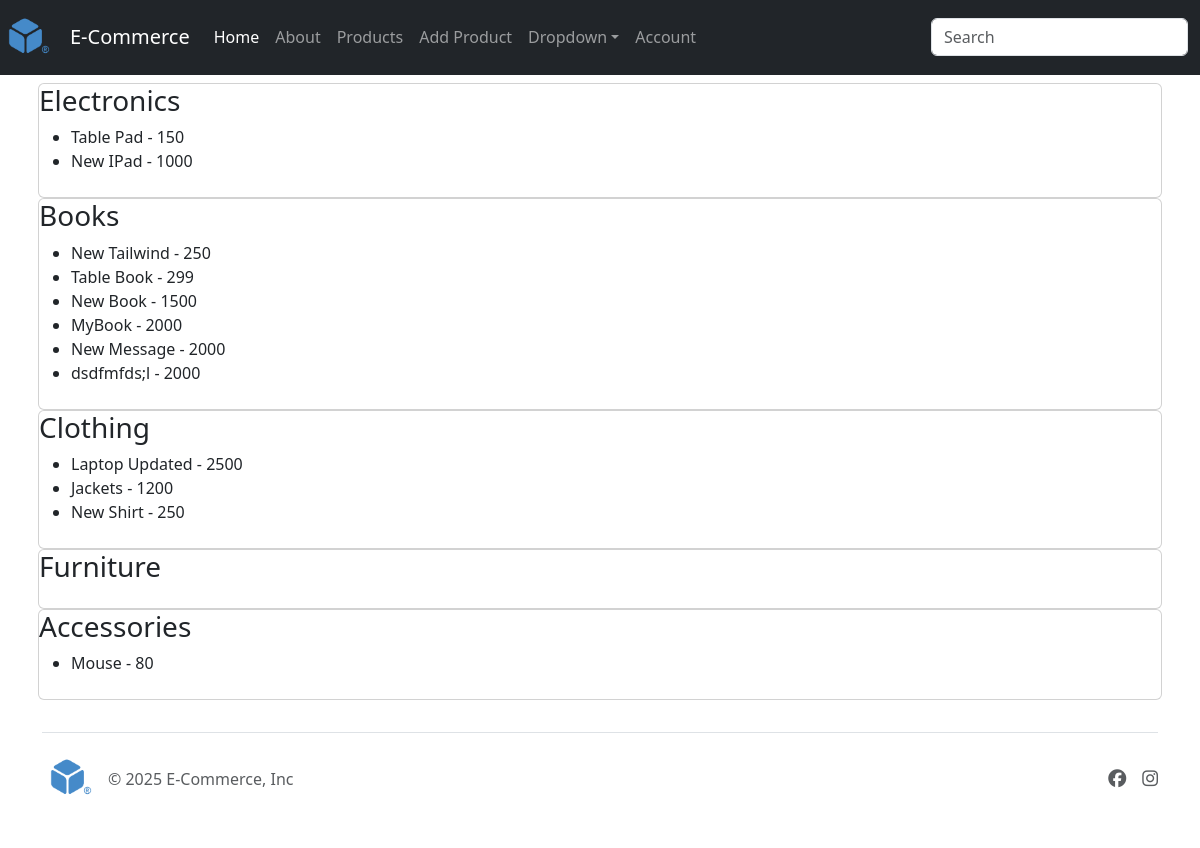
Screenshot of /cats/ (signed in) with the database file from the repository.
### store/models.py (models this page shows, shortened)
class Category(models.Model): # my_category
    name = models.CharField(max_length=200, unique=True)
    description = models.TextField(null=True, blank=True)
    icon = models.CharField(max_length=100, null=True, blank=True)
    created_at = models.DateField(auto_now_add=True)
    class Meta:
        verbose_name_plural = "Categories"

class Product(models.Model):
    category = models.ForeignKey(Category, on_delete=models.CASCADE, related_name="products")
    name = models.CharField(max_length=200)
    description = models.TextField(null=True, blank=True)
    pub_date = models.DateField(null=True, blank=True)
    price = models.PositiveIntegerField() # 1000
    discount = models.DecimalField(max_digits=5, decimal_places=2, help_text="Discount Percentage i.e.", default=0) # 10%
    featured = models.BooleanField(default=0)
    image = models.ImageField(default="default.png",upload_to="images/product_images", null=True, blank=True)
    created_at = models.DateField(auto_now_add=True, null=True)
    branch = models.ManyToManyField(Branch)
    class Meta:
        verbose_name = 'Our Products'
        verbose_name_plural = 'Our Products'

### store/views.py (the view)
# urls.py: path("cats/", views.cats, name="cats" ),
def cats(request):
    cats = Category.objects.all()
    context ={
        'cats' :cats,
        'page_title' : 'Home'
    }
    return render(request, 'store/cats.html', context)

### templates/store/cats.html (shortened to what this page needs)
{% extends 'layout/base.html' %}
{% block content %}
<div class="container p-2">
    {% for cat in cats %}
    <div class="card">
        <div class="card-title">
           <h3>{{cat.name}}</h3>
           <ul>
            {% for item in cat.products.all %}
            <li>{{item.name}} - {{item.price}}</li>
            {% endfor %}
           </ul>
        </div>
    </div>
    {% endfor %}
</div>
{% endblock %}

### rows the page displays
Category: name "Electronics"
Product: name "Table Pad", price "150"
Product: name "New IPad", price "1000"
Category: name "Books"
Product: name "New Tailwind", price "250"
Product: name "Table Book", price "299"
Product: name "New Book", price "1500"
Product: name "MyBook", price "2000"
Product: name "New Message", price "2000"
Product: name "dsdfmfds;l", price "2000"
Category: name "Clothing"
Product: name "Laptop Updated", price "2500"
Product: name "Jackets", price "1200"
Product: name "New Shirt", price "250"
Category: name "Furniture"
Category: name "Accessories"
Product: name "Mouse", price "80"
